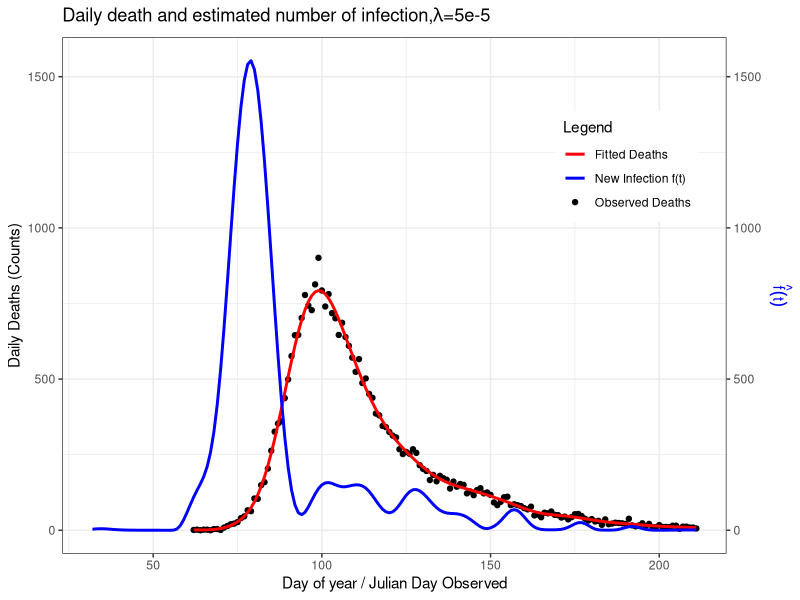
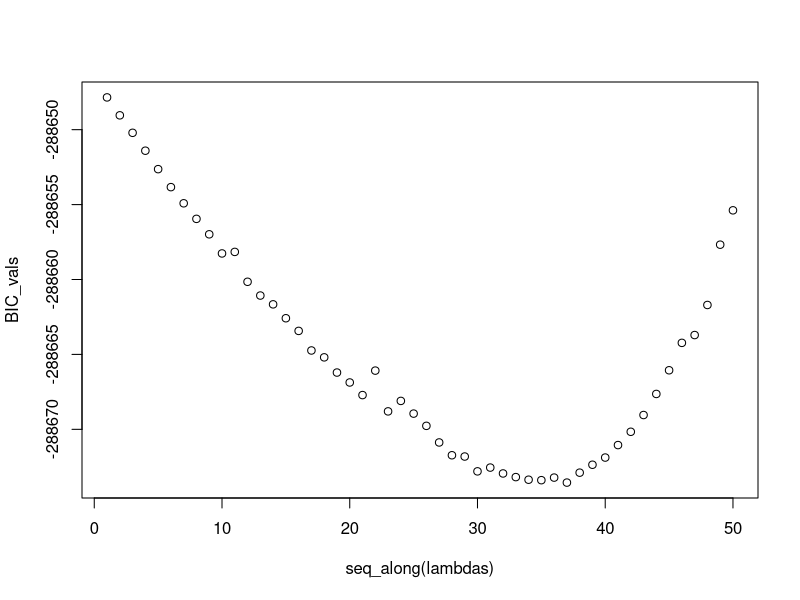
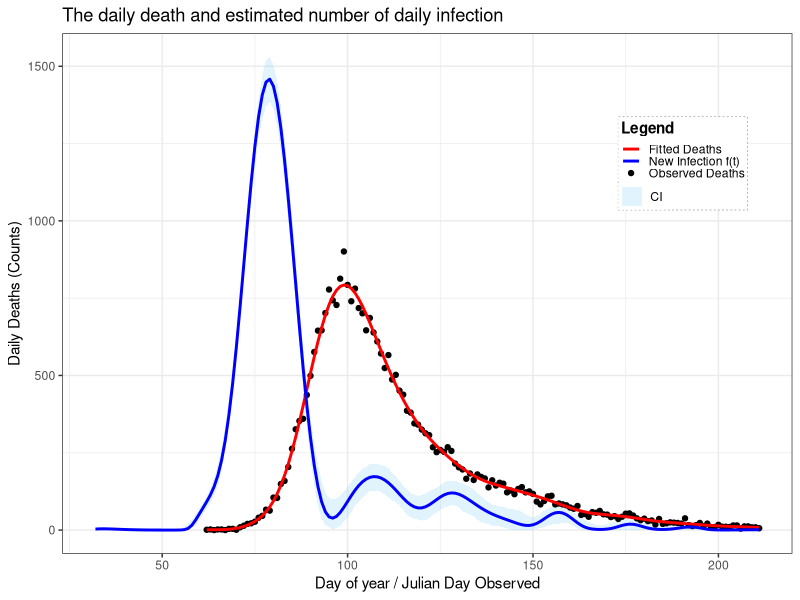

Write R code to recreate these figures, in order.
start <- Sys.time()
##=============== PROJECT 3 - EXTENDED STATISTICAL PROGRAMMING =================

# Group 12 
# Aseel Alghamdi : S2901228
# Fenanda Dwitha Kurniasari : S2744048
# Nurmawiya : S2822251

# Aseel     : Make function to contruct X, X tilde, and S (make_matrice)
#             Make objective function and its derivative
#             Revise and put comment on code
# Fenanda   : Bootstrap Uncertainty
#             Make final plot
#             Revise and put comment on code
# Nurmawiya : Preliminary Sanity Check with initial lambda, making plot
#             Fit the model using BFGS
#             Revise and put comment on code

# Repository Link
# https://github.com/fenandadwithak/Team12/tree/main/Proj3

# ==============================================================================
##                                  OUTLINE
# ==============================================================================
## What you get:
## (1) 
## (2) 
## (3) 
## (4) 
## (5)
## (6)


##===================== Data Preparation & Load library ========================
library(splines) #load library splines
library(ggplot2)

df <- read.table("engcov.txt", header = TRUE) # import datasets
y <- df$nhs; t <- df$julian
n <- length(y) # define total observation 
d <- 1:80; edur <- 3.151; sdur <- .469
pd <- dlnorm(d, edur, sdur) # density (PDF) function of death
pd <- pd / sum(pd) # probability of death

##==================== (1) Construct X, Xtilde, and S ==========================
make_matrices <- function(t, K=80) {
  # Function to construct matrices (Xtilde, X, S) required for predicting 
  #  number of new infections occuring on day t which expressed by an infection 
  #  rate function f(t)
  
  # Input/Arguments :(1) t, a vector of day since 2020. In this dataset, we use 
  #                      julian
  #                  (2) K, number of basis function, set to 80
  #                      larger K gives a more flexible/wigglier basis
  #
  # Output/Return   :(1) Xtilde, a model matrix (spline basis) to predict f(t) 
  #                      f(t) = b1(t)β1 + b2(t)β2 + ... + bk(t)βk
  #                      row : days; colomn : B-spline basis function
  #                  (2) X, model matrix for the expected death count (the 
  #                      observed outcome), after convolution with Xtilde and 
  #                      π(j)/probability func. for days from infection to death 
  #                  (3) S, penalised matrix. Matrix defining which aspect of β
  #                      are penalised
  
  # Construct X_tilde
  # Define a sequence starting from the first day of death recorded minus 30
  # (min(t)-30) because for the earliest records, deaths might be caused by the
  # infection happened around 30 days ago, until maximum day observed (max(t))
  # for as many as K+4 evenly spaced, so there will be a sequence of 84 numbers
  
  # Define Knots
  internal_knots <- seq(min(t) - 30, max(t), length.out = K - 2)
  step <- diff(internal_knots[2:3])
  full_knots <- c(internal_knots[1] - step * 3:1,
                  internal_knots,
                  internal_knots[length(internal_knots)] + step * 1:3)
  
  Xtilde <- splineDesign(knots=full_knots, 
                         x=(min(t)-30):max(t), 
                         ord=4, # cubic splines
                         outer.ok= TRUE)#construct matrix X-tilde using 
                                        #splineDesign with 84 knots as defined 
                                        #before starting from min(t)-30 until 
                                        #max(t) with order of the spline = 4
  
  # Construct X
  X <- matrix(0, nrow=length(t), ncol=ncol(Xtilde)) # initialize matrix to store
  #for every value in length(t) = 150
  # Execute for each observation of time (1:150)
  for (i in 1:length(t)) {
    j_max <- min(80, 29 + i) ## define upper bound for summation
    for (j in 1:j_max) { ## calculate for each days until death 
      # fill corresponding cells with corresponding element X_tilde and prob 
      # death time function
      X[i,] <- X[i,] + Xtilde[30 + i - j,] * pd[j] 
    }
  }
  
  # Construct S (Penalised Matrix)
  S <- crossprod(diff(diag(ncol(X)), diff=2))
  
  list(Xtilde=Xtilde, X=X, S=S) ## return the output into a list 
}##make_matrices

mats <- make_matrices(t) #
X <- mats$X ## X
S <- mats$S ## S
Xtilde <- mats$Xtilde ## X tilde

##============= (2) Function Penalised NLL and its Objective Func. =============

# In this part, we define objective function to be optimised. For this case, 
# it's already given that f(t) has possion GLM distribution

# First, we know that (log likehood funct of poisson) formula for poisson 
#        l = ∑[yi.log(μi)−μi−log(yi!)]
#        where  μ = Xβ
#        Also, we drop log(yi!) as it does not depends on parameter
#   
# NLL = ∑(Xβ−y⋅log(Xβ))[Negative loglikelihood function]
#       where β=exp(γ) (imposed for positivity)
# Then, the penalty is applied to β (control smoothness of the function), 
#       P = 0.5λβ'Sβ

# Penalised NLL = NLL + P

# Objective Function
pen_nll <- function(gamma, X, y, S, lambda, weight=1) {
  # Function to compute penalised negative log likehood
  # Input/Argument : (1) Gamma : K-vector of spline coefficients
  #                  (2) y : the deaths on day of the year ti
  #                  (3) S : penalised matrix
  #                  (4) lambda : smoothing parameter
  #                  (5) weight : weight for bootstraping sampled data
  #                      adjusted for more general use in this case
  
  # Output/Return  : single numeric value of pen_nll
  beta <- exp(gamma) # β = exp(γ)
  mu <- as.vector(X %*% beta) # μ = Xβ
  ll <- sum(weight*((y * log(mu)) - mu))
  # likelihood funct of possion dist
  penalty <- 0.5 * lambda * t(beta) %*% (S %*% beta) # penalty
  return(-ll + penalty)
}##pen_nll


# Define Gradient vector of Objective Function/ its derivative vector 
pen_grad <- function(gamma, X, y, S, lambda, weight=1) {
  # Function to compute derivative vector
  # Input/Argument : (1) Gamma : K-vector of spline coefficients
  #                  (2) y : the deaths on day of the year ti
  #                  (3) S : penalised matrix
  #                  (4) lambda : smoothing parameter
  #                  (5) weight : weight for bootstraping sampled data
  #                      adjusted for more general use in this case
  
  
  beta <- exp(gamma) # β = exp(γ)
  mu <- X %*% beta # μ = Xβ
  F <- t(X) %*% (weight*(y / mu - 1)) # ∂li/∂γj; or F =  diag(yi/µi−1).X.diag(β) 
  grad_ll <- -F * beta # total derivative for all data
  grad_pen <- lambda * (beta * (S %*% beta)) # total gradient for penalty 
  return(as.vector(grad_ll + grad_pen))
}

# Checking the derivative (From SP Notes pg 74)
K <- 80
fd <- gamma0 <- rep(0, K)       # start from all zeros
lambda <- 5e-5
pen_nll0 <- pen_nll(gamma0, X, y, S, lambda) 
eps <- 1e-7
for (i in 1:length(gamma0)) {
  gamma1 <- gamma0; gamma1[i] <- eps
  pen_nll1 <- pen_nll(gamma1,X,y,S,lambda)
  fd[i] <- (pen_nll1 - pen_nll0)/eps
}
fd; pen_grad(gamma0, X, y, S, lambda) ## already same
range(fd - pen_grad(gamma0, X, y, S, lambda)) ## apx zero

##================ (3) Fit the model using BFGS optimization ===================
gamma0 <- rep(0, K)       # start from all zeros
lambda <- 5e-5            # smoothing strength: larger -> smoother fitted curve

# Use BFGS (a standard quasi-Newton optimizer) to minimize the objective
fit <- optim(
  par     = gamma0,                 # initial gamma
  fn      = pen_nll,                # objective function
  gr      = pen_grad,               # analytic gradient
  method  = "BFGS",                 # efficient for smooth problems
  X=X, y=y, S=S, lambda=lambda
)

beta_hat <- exp(fit$par) # estimated spline coefficients (K-vector)
mu_hat <- as.vector(X %*% beta_hat)

deaths_df <- data.frame(day = t, deaths = y, fitted = mu_hat)
infect_df <- data.frame(day = (min(t)-30):max(t),
                        f_hat = as.vector(Xtilde %*% beta_hat))

# Combined Plot
windows()
ggplot() +
  geom_point(data = deaths_df,
             aes(x = day, y = deaths, color = "Observed Deaths"), size=1.5) +
  geom_line(data = deaths_df,
            aes(x = day, y = fitted, color = "Fitted Deaths"), size=1) +
  geom_line(data = infect_df,
            aes(x = day, y = f_hat, color = "New Infection f(t)"), size = 1) +
  labs(
    x = "Day of year / Julian Day Observed",
    y = "Daily Deaths (Counts)",
    title = expression(paste("Daily death and estimated number of infection,",
                             lambda, "=5e-5")),
    color = "Legend"
  ) +
  scale_color_manual(
    values = c(
      "Observed Deaths" = "black",
      "Fitted Deaths" = "red",
      "New Infection f(t)" = "blue"
    )) +
  theme_bw() +
  theme(
    axis.title.y.left = element_text(color="black"),
    axis.title.y.right = element_text(color="blue"),
    legend.position = c(0.85, 0.75)
  ) +
  scale_y_continuous(sec.axis = sec_axis(~., name = expression(hat(f)(t))))


##================ (4) Fit the model using BFGS optimization ===================
gamma2 <- fit$par
lambdas <- exp(seq(-13, -7, length=50))
BIC_vals <- numeric(length(lambdas))

for (i in seq_along(lambdas)) {
  fit <- optim(par=gamma2, fn=pen_nll, gr=pen_grad, method="BFGS",
               X=X, y=y, S=S, lambda=lambdas[i])
  beta_hat <- exp(fit$par)
  mu_hat <- as.vector(X %*% beta_hat)
  W <- diag(as.vector(y / mu_hat^2))
  H0 <- t(X) %*% W %*% X
  H_lambda <- H0 + lambdas[i] * S
  EDF <- sum(diag(solve(H_lambda, H0)))
  ll <- sum(y * log(mu_hat) - mu_hat)
  BIC_vals[i] <- -2 * ll + log(length(y)) * EDF
}

#plot BIC against lambda
best_lambda <- lambdas[which.min(BIC_vals)]
plot(seq_along(lambdas), BIC_vals)

cat("Best lambda:", best_lambda, "\n")

##=============== (5) Non Parametric Bootstrap Uncertainty =====================
# Initialize number of replicate sample
n_bootstrap <- 200 

# Initialize matrix to store bootstrap replicates
mat_boots <- matrix(NA, nrow=nrow(Xtilde), ncol=n_bootstrap)

for (b in 1:n_bootstrap) {
  wb <- tabulate(sample(n, replace=TRUE), n)
  fit_b <- optim(gamma2, 
                 pen_nll, gr=pen_grad, 
                 method="BFGS",
                 y=y, X=X, S=S, 
                 lambda=best_lambda, 
                 weight=wb)
  beta_b <- exp(fit_b$par)
  mat_boots[,b] <- Xtilde %*% beta_b ## estimate number of new infection
}

##=====================(6) Final Plot===========================================

# Estimate the daily new infection rate f(t) with its 95% confidence limits
infect <- data.frame(time_ft=(min(t)-30):max(t), 
                    mean_ft=rowMeans(mat_boots), #estimated mean of f(t)
                    sd_ft=apply(mat_boots,1,sd), #estimated sd of f(t)
                    
                    # apply is used for calculate quantile per row/observed days
                    lb_ft = apply(mat_boots, 1, quantile, probs=0.025),
                    ub_ft = apply(mat_boots, 1, quantile, probs=0.975)
                    )

# Estimate death and observed death
beta_hat <- exp(gamma2) #
mu_hat <- as.vector(X %*% beta_hat) # mean deaths per day (from based fit model)
deaths <- data.frame(day = t, deaths = y, model_fit = mu_hat)

# Final Plot (Bootstrap)
ggplot() +
  ## Add 95% CI to plot
  geom_ribbon(
    data = infect,
    aes(x = time_ft, ymin = lb_ft, ymax = ub_ft, fill = "CI")
  ) +
  ## Add point represents death recorded from nhs data
  geom_point(
    data = deaths,
    aes(x = day, y = deaths, color = "Observed Deaths"),
    size = 1.5
  ) +
  ## Add line represents estimated death
  geom_line(
    data = deaths,
    aes(x = day, y = mu_hat, color = "Fitted Deaths"),
    size = 1
  ) +
  ## Add line represents estimated f(t) based on 200 replicates data
  geom_line(
    data = infect,
    aes(x = time_ft, y = mean_ft, color = "New Infection f(t)"),
    size = 1
  ) +
  ## Add label
  labs(
    x = "Day of year / Julian Day Observed",
    y = "Daily Deaths (Counts)",
    title = "The daily death and estimated number of daily infection",
    color = "Legend",
    fill = "Legend"
  ) +
  ## Add legend for line and points
  scale_color_manual(
    values = c(
      "Observed Deaths" = "black",
      "Fitted Deaths" = "red",
      "New Infection f(t)" = "blue"
    ),
    guide = "legend"
  ) +
  ## Add legend for CI
  scale_fill_manual(
    values = c("CI" = rgb(0.53, 0.81, 0.98, 0.25)),
    guide = "legend"
  ) +
  guides(
    color = guide_legend(
      title = "Legend",
      order = 1,
      override.aes = list(fill = NA)
    ),
    fill = guide_legend(
      title = NULL, ## no titles for CI's legend
      order = 1,
      override.aes = list(
        linetype = 0,
        shape = 22,
        size = 5,
        color = NA,
        fill = rgb(0.53, 0.81, 0.98, 0.25)
      )
    )
  ) +
  theme_bw() +
  # Adjust position
  theme(
    legend.position = c(0.85, 0.75),
    legend.background = element_rect(fill = alpha("white", 0.7), color = NA),
    legend.box.background = element_rect(color = "gray70", linetype = "dotted"),
    legend.title = element_text(face = "bold"),
    legend.key.height = unit(0.4, "lines"),
    legend.key.width  = unit(1, "lines"),
    legend.spacing.y  = unit(0.05, "lines"),
    legend.margin = margin(2, 2, 2, 2)
  )

end <- Sys.time()
end-start
